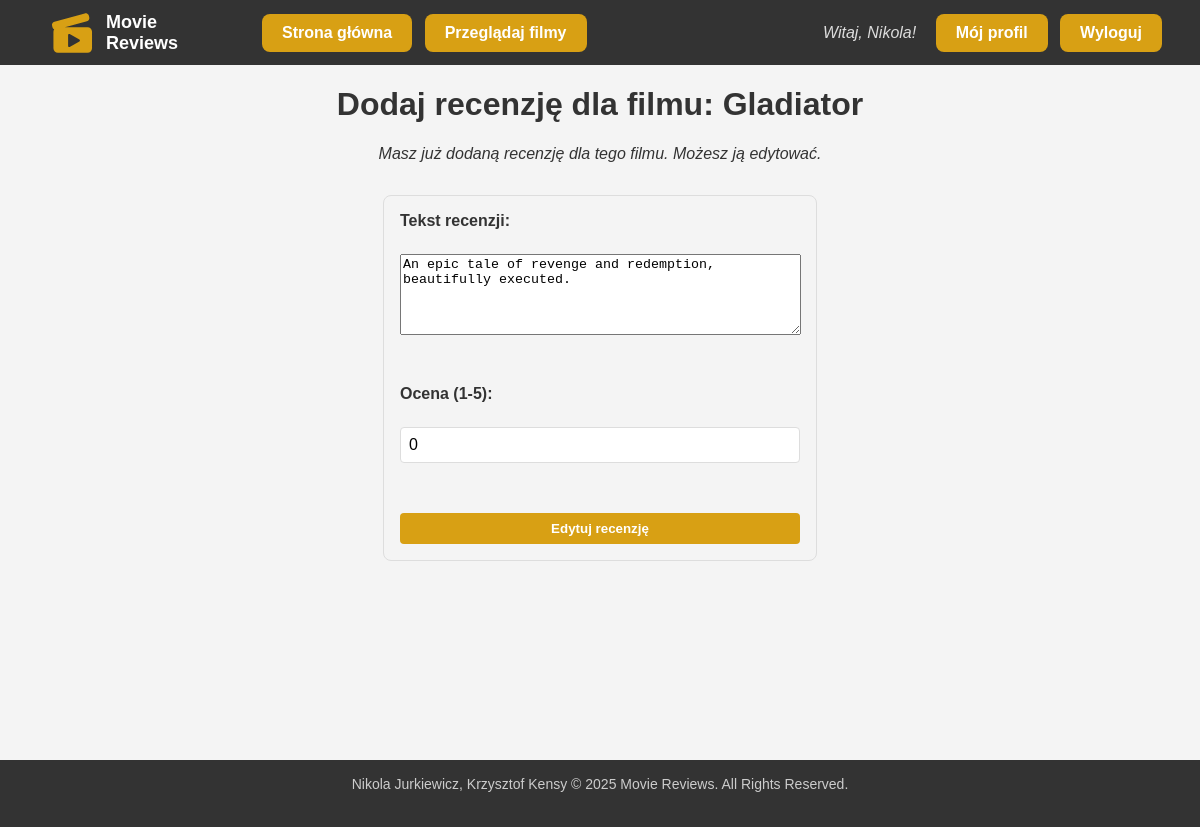
Before: /userReviewAdd.php?id=12 (signed in) with the older database file.
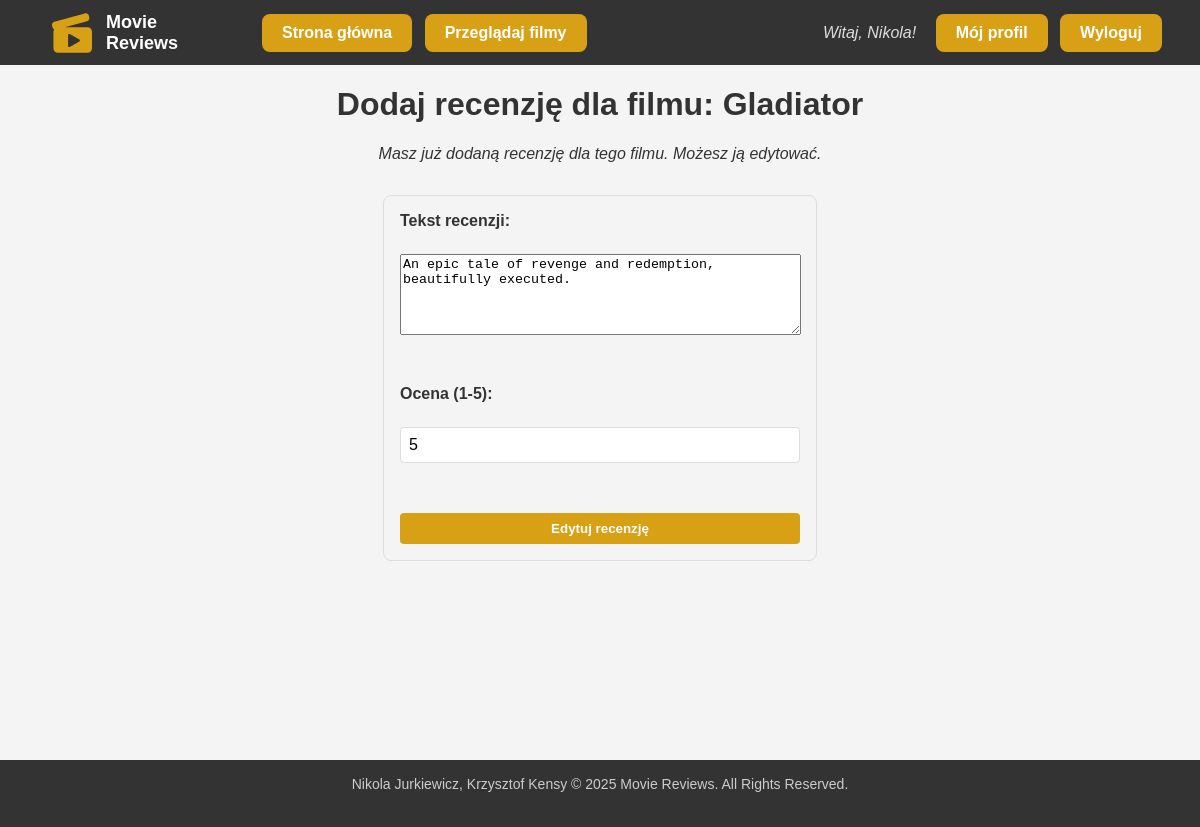
After: the same page with the newer database file.
### tables this page shows
CREATE TABLE `reviews` (
  `IdReview` int(11) NOT NULL,
  `IdUser` int(11) NOT NULL,
  `IdMovie` int(11) NOT NULL,
  `Rating` tinyint(4) NOT NULL,
  `Content` varchar(4000) NOT NULL,
  `Date` date NOT NULL
);

### userReviewAdd.php (the view, shortened to what this page needs)
<?php
include 'includes/header.php';
$movieId = $_GET['id'] ?? null;
$conn = connectToDatabase();
$stmt = $conn->prepare("SELECT * FROM Reviews WHERE IdUser = :userId AND IdMovie = :movieId");
$stmt->bindParam(':userId', $_SESSION['user_id']);
$stmt->bindParam(':movieId', $movieId);
$stmt->execute();
$existingReview = $stmt->fetch(PDO::FETCH_ASSOC);
$stmt = $conn->prepare("SELECT * FROM Movies WHERE IdMovie = :id");
$stmt->bindParam(':id', $movieId);
$stmt->execute();
$movie = $stmt->fetch(PDO::FETCH_ASSOC);
?>
<div class="container">
<h1>Dodaj recenzję dla filmu: <?php echo htmlspecialchars($movie['Title']); ?></h1>
<?php if ($existingReview): ?>
    <p>Masz już dodaną recenzję dla tego filmu. Możesz ją edytować.</p>
<?php endif; ?>
<form method="POST" id="reviewForm">
    <label for="content">Tekst recenzji:</label>
    <textarea name="content" id="content" rows="5" ><?php echo $existingReview['Content'] ?? ''; ?></textarea><br>
    <label for="rating">Ocena (1-5):</label>
    <input type="number" name="rating" id="rating" min="1" max="5"  value="<?php echo $existingReview['Rating'] ?? ''; ?>"><br>
    <button type="submit"><?php echo $existingReview ? 'Edytuj recenzję' : 'Dodaj recenzję'; ?></button>
</form>
</div>
<?php include 'includes/footer.php'; ?>

Changed rows visible on the page:
changed reviews "An epic tale of revenge and redemption, beautifully executed.": rating "0" → "5"
